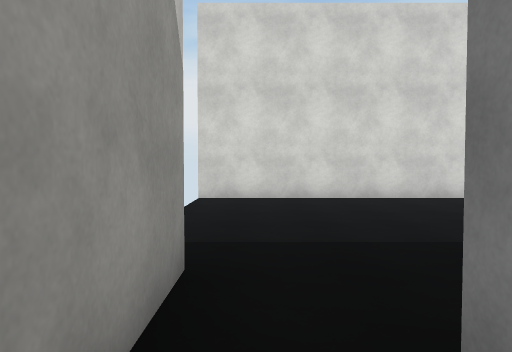
View 1 (above)

22 first-person views from a walk through a scene from a Unity 3-D project. The camera is 1.5 m above the floor, tilts 2° down and sees 70° across. The floor is counted in squares, 1.65 m on a side. Each view is taken from the middle of a square. On the plan, view 1 faces up. The plan holds only what a view shows up to about 12 squares ahead; the rest is blank. The place goes on beyond the plan. The player character is not drawn. Surface patterns are stand-ins for the level's own textures.

View 2
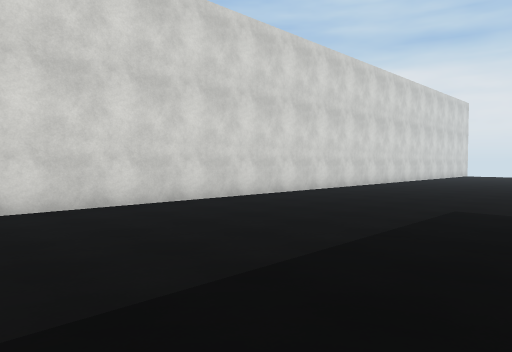

View 3
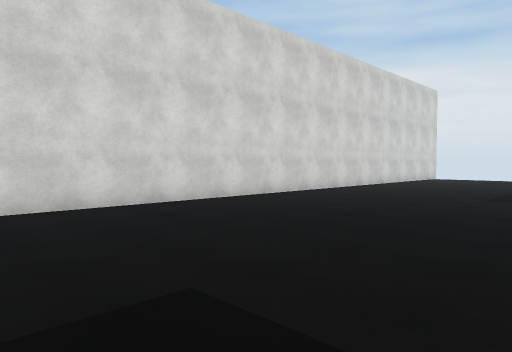

View 4
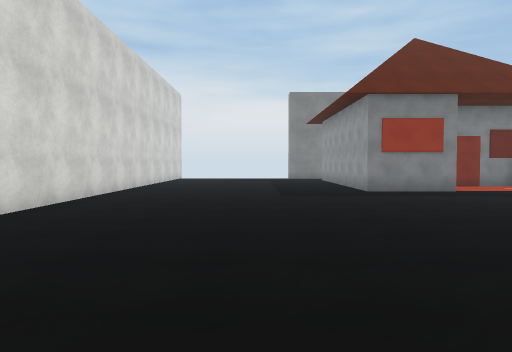

View 5
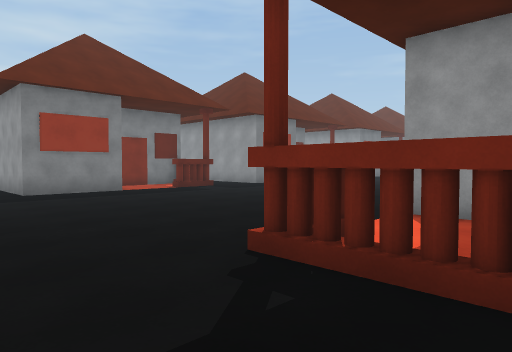

View 6
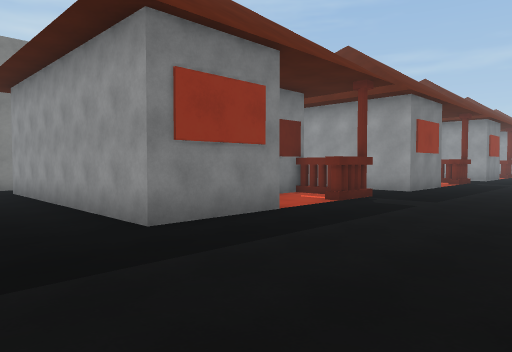

View 7
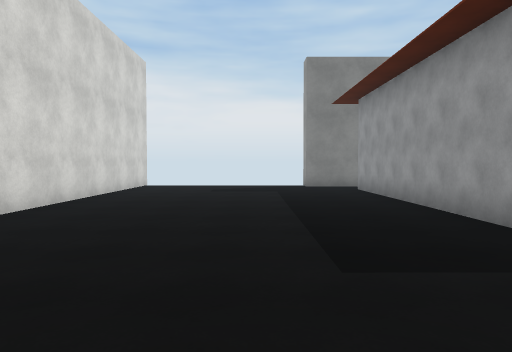

View 8
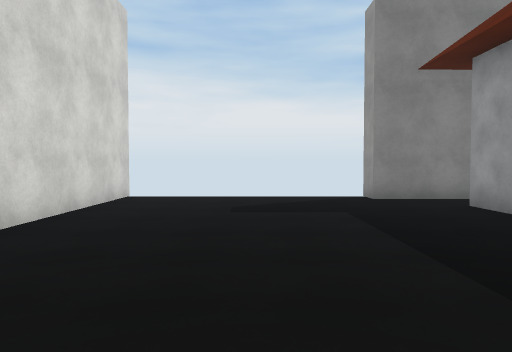

View 9
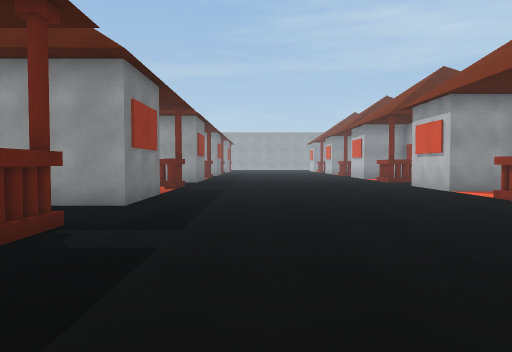

View 10
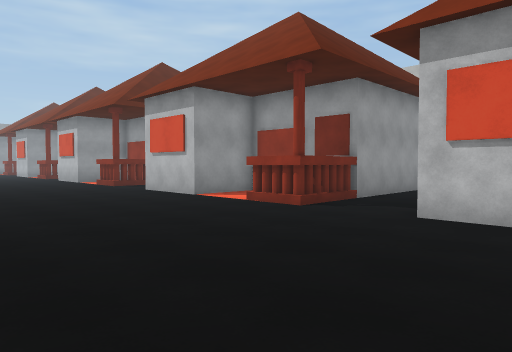

View 11
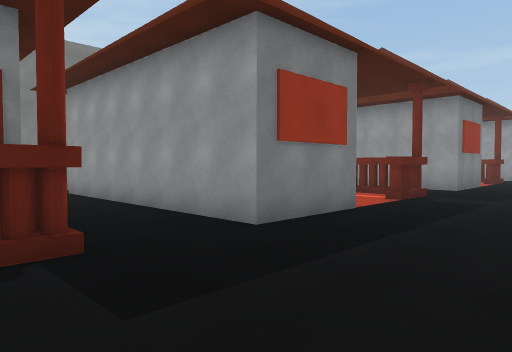

View 12
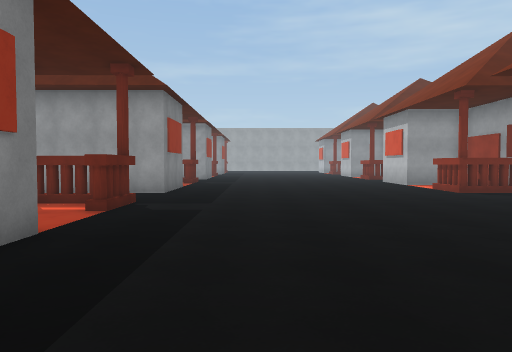

View 13
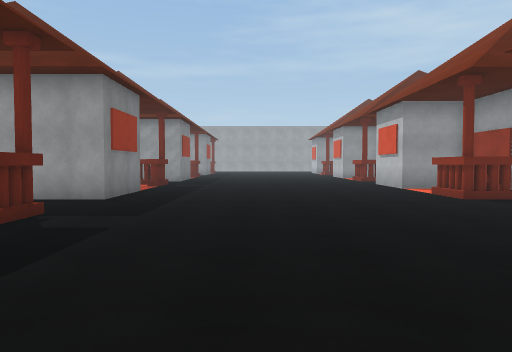

View 14
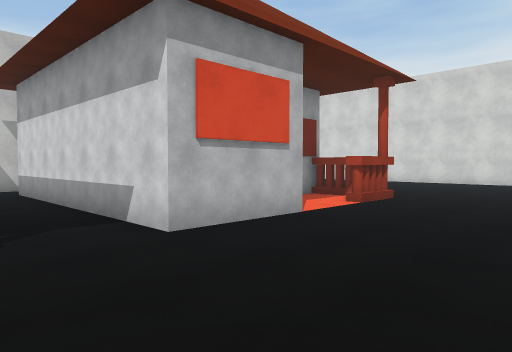

View 15
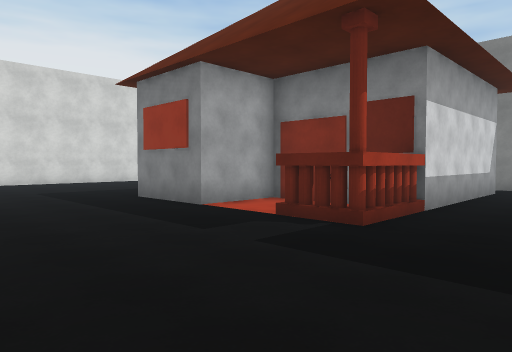

View 16
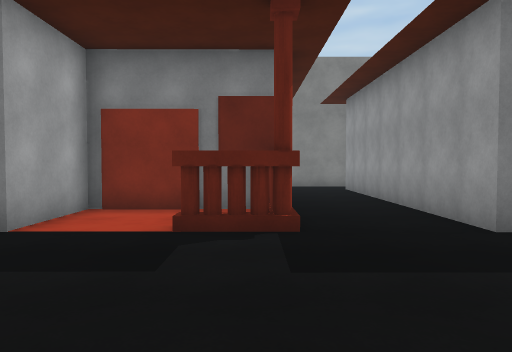

View 17
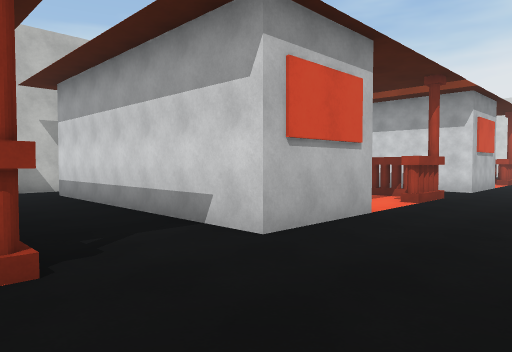

View 18
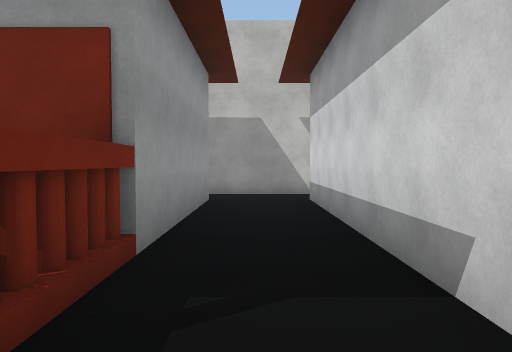

View 19
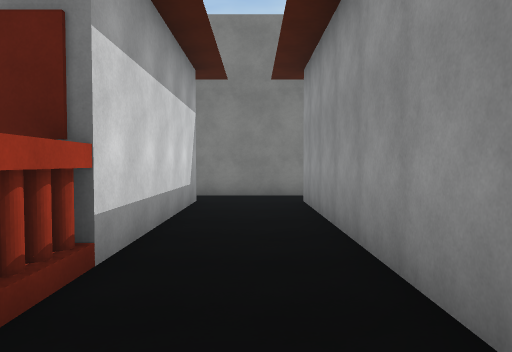

View 20
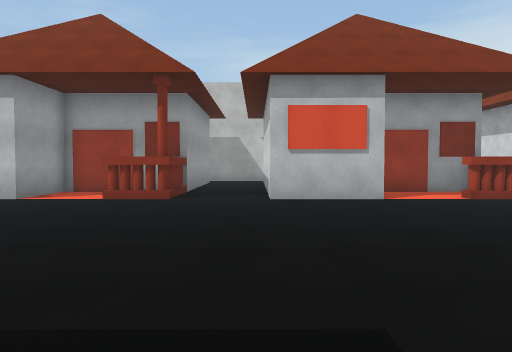

View 21
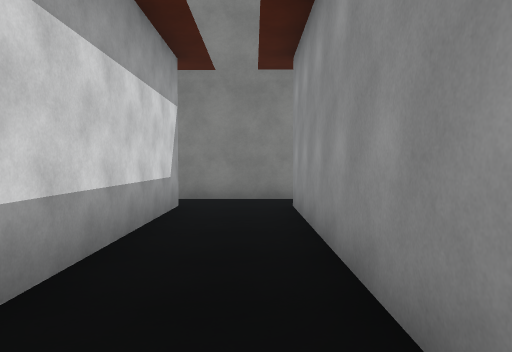

View 22
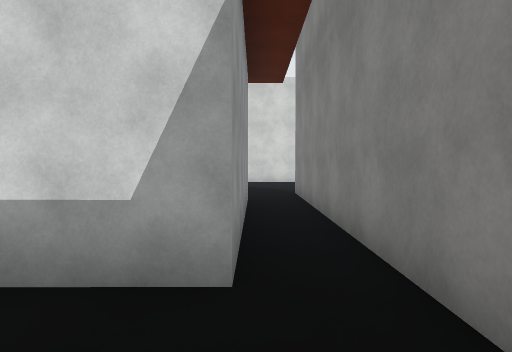

### Floor plan
Key: @ floor where view 1 was taken; # wall or solid block; x gap in a wall; . floor.
Columns run from 2 left of view 1 to 28 right of it. Each row starts with its distance up from view 1.
 10 ###############################
  9  .............................
  8  .............................
  7  .............................
  6  .............................
  5  .............................
  4  .............................
  3  #............................x
  2  #....  ......................#
  1  # #    ####........########..#
  0   @      ..#........# #    #..#
 -1          ...........###    #..#
 -2          .............#    #..#
 -3           #............#   #..#
 -4           #.........#..#   #..#
 -5  #.########.........########..#
 -6  #............................#
 -7       ........................#
 -8      ######.........########..#
 -9         #.#.........#
-10         #...........###
-11         #.............##
-12         ###............#
-13           #.........#..#
-14  # ########.........########  #
-15  #............................#
-16  #............................#
-17  #......###...................#
-18    ###### ##........########
-19         # ..........#
-20         #...........#

Where each view was taken, in squares from view 1:
view 1: 0 up, 0 right, facing up
view 2: 2 up, 0 right, facing up-right
view 3: 2 up, 6 right, facing up-right
view 4: 5 up, 6 right, facing right
view 5: 4 up, 6 right, facing down-right
view 6: 4 up, 13 right, facing down-right
view 7: 5 up, 13 right, facing right
view 8: 6 up, 18 right, facing right
view 9: 0 up, 15 right, facing down
view 10: 3 down, 15 right, facing down-left
view 11: 4 down, 14 right, facing down-right
view 12: 6 down, 15 right, facing down
view 13: 8 down, 14 right, facing down
view 14: 8 down, 13 right, facing up-left
view 15: 8 down, 13 right, facing up-right
view 16: 14 down, 13 right, facing right
view 17: 18 down, 12 right, facing up-left
view 18: 16 down, 10 right, facing left
view 19: 16 down, 17 right, facing right
view 20: 15 down, 18 right, facing left
view 21: 7 down, 18 right, facing right
view 22: 8 down, 26 right, facing up
